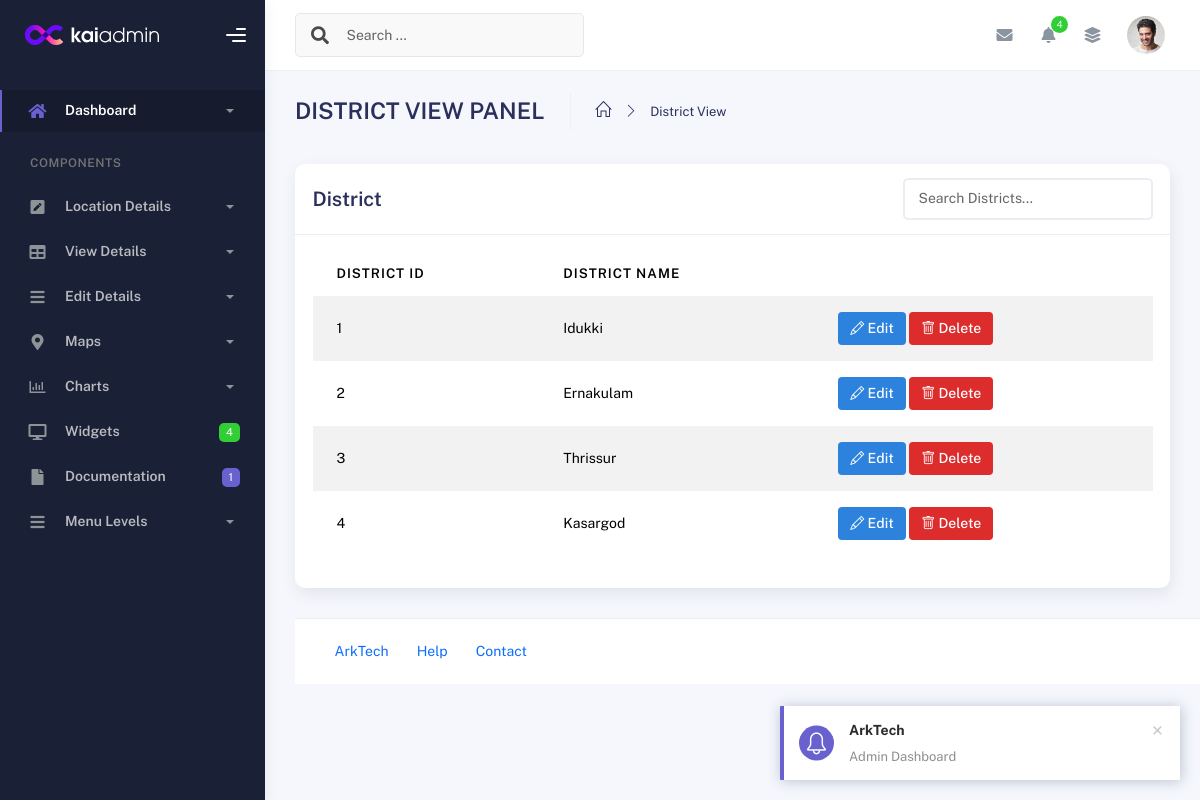
The app's page /Admin/districtview.php, older data.
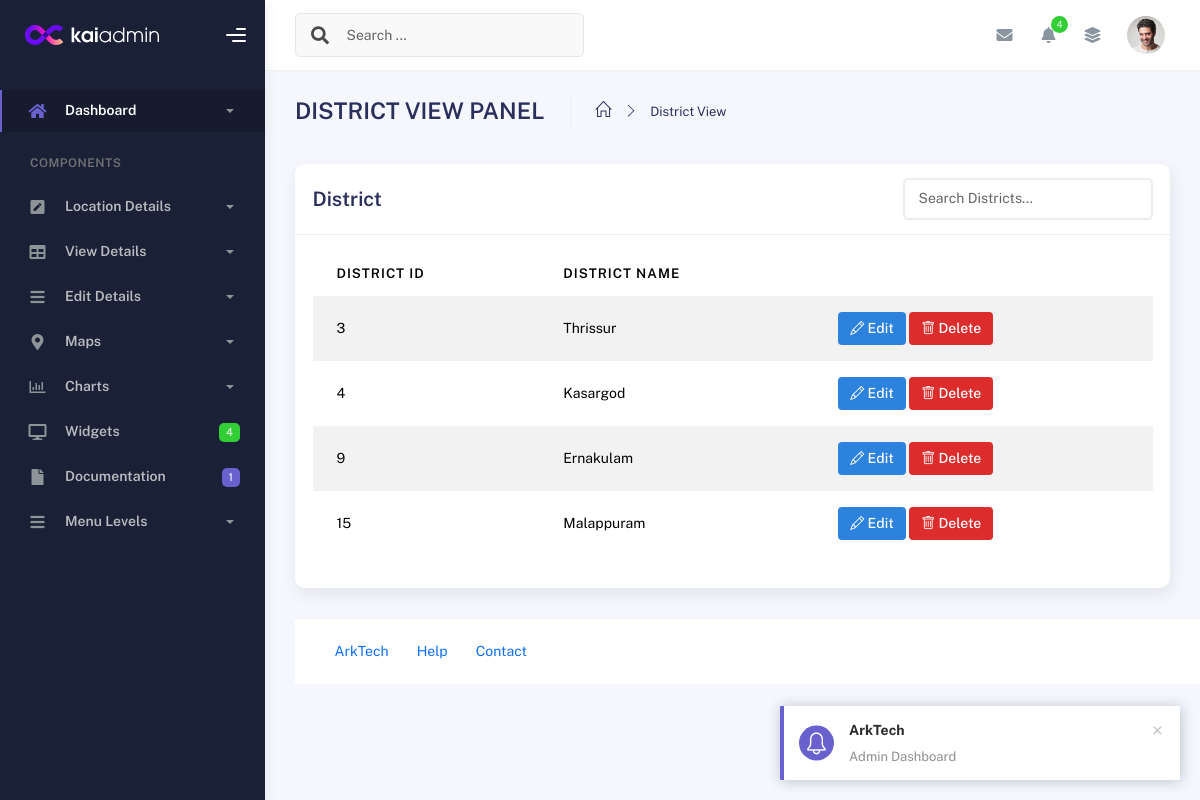
The same page, newer data.
### tables this page shows
CREATE TABLE IF NOT EXISTS `tbl_district` (
  `district_id` int NOT NULL AUTO_INCREMENT,
  `district_name` varchar(30) NOT NULL,
  UNIQUE KEY `district_id` (`district_id`)
);

### dboperation.php (called while the page is built, shortened)
<?php
class dboperation
{
    public $con,$res;
    function __construct()
    {
        $this->con=mysqli_connect("localhost","root","","arktech");
    }
    public function executequery($sql)
    {
        $this->res=mysqli_query($this->con,$sql);
        return $this->res;
    }
}
?>

### Admin/districtview.php (the view, shortened to what this page needs)
<?php
include("header.php");
include("../dboperation.php");
$obj = new dboperation();
$s = "select * from tbl_district";
$res = $obj->executequery($s);
?>
        <div class="container">
          <div class="page-inner">
            <div class="page-header">
              <h3 class="fw-bold mb-3">DISTRICT VIEW PANEL</h3>
              <ul class="breadcrumbs mb-3">
                <li class="nav-home">
                  <a href="index.php">
                    <i class="icon-home"></i>
                  </a>
                </li>
                <li class="separator">
                  <i class="icon-arrow-right"></i>
                </li>
                <li class="nav-item">
                  <a href="#">District View</a>
                </li>
              </ul>
            </div>
            <div class="row">
              <div class="col-md-12">
                <div class="card">
                  <div class="card-header d-flex justify-content-between align-items-center">
                      <h4 class="card-title m-0">District</h4>
                      <div class="ms-auto">
                      <input type="text" id="districtSearch" class="form-control" style="width: 250px;" placeholder="Search Districts...">
                    </div>
                  </div>
                  <div class="card-body">
                    <div class="table-responsive">
                      <table
                        id="basic-datatables"
                        class="display table table-striped table-hover"
                      >
                        <thead>
                          <tr>
                            <th>District ID</th>
                            <th>District Name</th>
                          </tr>
                        </thead>
            <tbody>
              <?php
               while ($r = mysqli_fetch_array($res)) {
              ?>
                <tr>
                  <td><?php echo $r["district_id"]; ?></td>
                  <td><?php echo $r["district_name"]; ?></td>
                  <td>
                <button class="btn-edit"
                    data-id="<?php echo $r['district_id']; ?>"
                    style="background-color:rgb(44, 130, 220); color: #fff; padding: 6px 12px; border: none; text-decoration: none; border-radius: 4px; font-weight: 500; display: inline-block;">
                   <i class="bi bi-pencil"></i> Edit
                  </button>
                 <button class="btn-delete"
                  data-id="<?php echo $r['district_id']; ?>"
                style="background-color:rgb(220, 44, 44); color: #fff; padding: 6px 12px; border: none; text-decoration: none; border-radius: 4px; font-weight: 500; display: inline-block;">
                <i class="bi bi-trash"></i> Delete
                </button>
              </td>
              </tr>
              <?php
              }
              ?>
            </tbody>
          </table>
        </div>
      </div>
    </div>
  </div>
</div>
<?php
include_once("footer.php");
?>

### Admin/header.php (shortened to what this page needs)
<!DOCTYPE html>
<html lang="en">
  <head>
    <link rel="stylesheet" href="assets/css/bootstrap.min.css" />
    <link rel="stylesheet" href="assets/css/plugins.min.css" />
    <link rel="stylesheet" href="assets/css/kaiadmin.min.css" />
     <link href="https://cdn.jsdelivr.net/npm/bootstrap-icons@1.10.5/font/bootstrap-icons.css" rel="stylesheet">
  </head>
  <body>
    <div class="wrapper">
      <div class="sidebar" data-background-color="dark">
        <div class="sidebar-logo">
          <div class="logo-header" data-background-color="dark">
            <a href="index.php" class="logo">
              <img
                src="assets/img/kaiadmin/logo_light.svg"
                alt="navbar brand"
                class="navbar-brand"
                height="20"
              />
            </a>
            <div class="nav-toggle">
              <button class="btn btn-toggle toggle-sidebar">
                <i class="gg-menu-right"></i>
              </button>
            </div>
          </div>
        </div>
        <div class="sidebar-wrapper scrollbar scrollbar-inner">
          <div class="sidebar-content">
            <ul class="nav nav-secondary">
              <li class="nav-item active">
                <a
                  data-bs-toggle="collapse"
                  href="#dashboard"
                  class="collapsed"
                  aria-expanded="false"
                >
                  <i class="fas fa-home"></i>
                  <p>Dashboard</p>
                  <span class="caret"></span>
                </a>
              </li>
              <li class="nav-section">
                <h4 class="text-section">Components</h4>
              </li>
              <li class="nav-item">
                <a data-bs-toggle="collapse" href="#forms">
                  <i class="fas fa-pen-square"></i>
                  <p>Location Details</p>
                  <span class="caret"></span>
                </a>
              </li>
            <li class="nav-item">
                <a data-bs-toggle="collapse" href="#tables">
                  <i class="fas fa-table"></i>
                  <p>View Details</p>
                  <span class="caret"></span>
                </a>
              </li>
              <li class="nav-item">
                <a data-bs-toggle="collapse" href="#submenu">
                  <i class="fas fa-bars"></i>
                  <p>Edit Details</p>
                  <span class="caret"></span>
                </a>
              <li class="nav-item">
                <a data-bs-toggle="collapse" href="#maps">
                  <i class="fas fa-map-marker-alt"></i>
                  <p>Maps</p>
                  <span class="caret"></span>
                </a>
              </li>
              <li class="nav-item">
                <a data-bs-toggle="collapse" href="#charts">
                  <i class="far fa-chart-bar"></i>
                  <p>Charts</p>
                  <span class="caret"></span>
                </a>
              </li>
              <li class="nav-item">
                <a href="#">
                  <i class="fas fa-desktop"></i>
                  <p>Widgets</p>
                  <span class="badge badge-success">4</span>
                </a>
              </li>
              <li class="nav-item">
                <a href="#">
                  <i class="fas fa-file"></i>
                  <p>Documentation</p>
                  <span class="badge badge-secondary">1</span>
                </a>
              </li>
              <li class="nav-item">
                <a data-bs-toggle="collapse" href="#submenu">
                  <i class="fas fa-bars"></i>
                  <p>Menu Levels</p>
                  <span class="caret"></span>
                </a>
              </li>
            </ul>
          </div>
        </div>
      </div>
      <div class="main-panel">
        <div class="main-header">
          <nav
            class="navbar navbar-header navbar-header-transparent navbar-expand-lg border-bottom"
          >
            <div class="container-fluid">
              <nav
                class="navbar navbar-header-left navbar-expand-lg navbar-form nav-search p-0 d-none d-lg-flex"
              >
                <div class="input-group">
                  <div class="input-group-prepend">
                    <button type="submit" class="btn btn-search pe-1">
                      <i class="fa fa-search search-icon"></i>
                    </button>
                  </div>
                  <input
                    type="text"
                    placeholder="Search ..."
                    class="form-control"
                  />
                </div>
              </nav>
              <ul class="navbar-nav topbar-nav ms-md-auto align-items-center">
                <li class="nav-item topbar-icon dropdown hidden-caret">
                  <a
                    class="nav-link dropdown-toggle"
                    href="#"
                    id="messageDropdown"
                    role="button"
                    data-bs-toggle="dropdown"
                    aria-haspopup="true"
                    aria-expanded="false"
                  >
                    <i class="fa fa-envelope"></i>
                  </a>
                </li>
                <li class="nav-item topbar-icon dropdown hidden-caret">
                  <a
                    class="nav-link dropdown-toggle"
                    href="#"
                    id="notifDropdown"
                    role="button"
                    data-bs-toggle="dropdown"
                    aria-haspopup="true"
                    aria-expanded="false"
                  >
                    <i class="fa fa-bell"></i>
                    <span class="notification">4</span>
                  </a>
                </li>
                <li class="nav-item topbar-icon dropdown hidden-caret">
                  <a
                    class="nav-link"
                    data-bs-toggle="dropdown"
                    href="#"
                    aria-expanded="false"
                  >
                    <i class="fas fa-layer-group"></i>
                  </a>
                </li>
                <li class="nav-item topbar-user dropdown hidden-caret">
                  <a
                    class="dropdown-toggle profile-pic"
                    data-bs-toggle="dropdown"
                    href="#"
                    aria-expanded="false"
                  >
                    <div class="avatar-sm">
                      <img
                        src="assets/img/profile.jpg"
                        alt="..."
                        class="avatar-img rounded-circle"
                      />
                    </div>
                  </a>
                </li>
              </ul>
            </div>
          </nav>
        </div>

### Admin/footer.php (shortened to what this page needs)
<footer class="footer">
          <div class="container-fluid d-flex justify-content-between">
            <nav class="pull-left">
              <ul class="nav">
                <li class="nav-item">
                  <a class="nav-link" href="../Guest/index.php">
                    ArkTech
                  </a>
                </li>
                <li class="nav-item">
                  <a class="nav-link" href="#"> Help </a>
                </li>
                <li class="nav-item">
                  <a class="nav-link" href="../Guest/contact.php"> Contact </a>
                </li>
              </ul>
            </nav>
          </div>
        </footer>
      </div>
    </div>
  </body>
</html>

Row changes from the older to the newer data that the page shows:
removed tbl_district: district_id "1", district_name "Idukki"
removed tbl_district: district_id "2", district_name "Ernakulam"
added tbl_district: district_id "9", district_name "Ernakulam"
added tbl_district: district_id "15", district_name "Malappuram"
